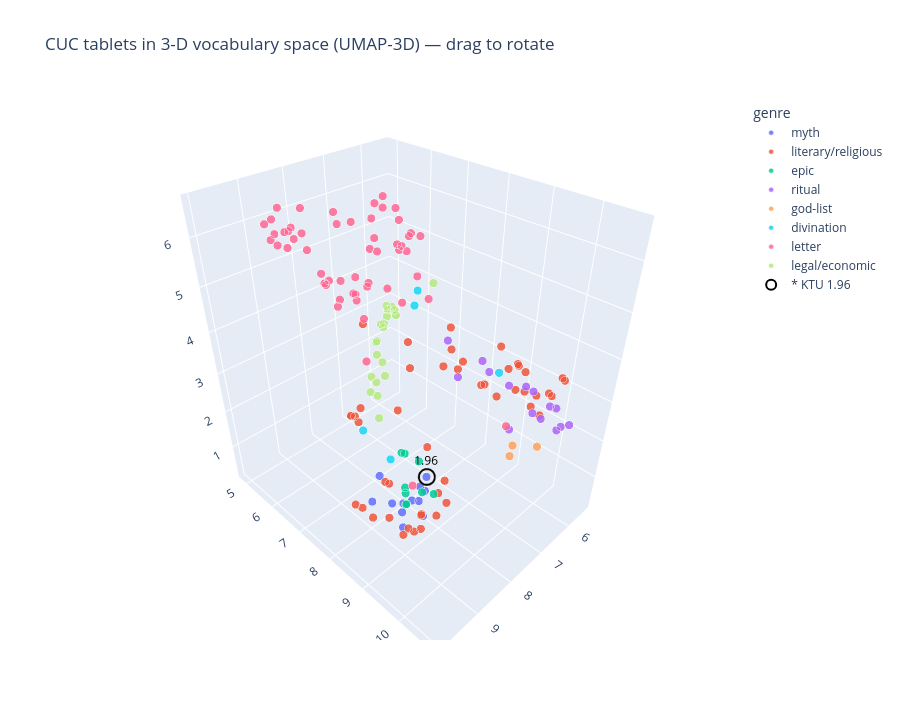

Notebook code for this chart:
### Markdown cell above
### Make it 3-D

Two dimensions force the map to flatten things that may really sit apart. **Add a third axis** and rotate it with the mouse — genres that overlap in 2-D sometimes peel apart in 3-D (and sometimes the extra axis just spreads the same blob). This reuses your `NEIGHBORS` from the cell above, so tweak those and re-run.

**Spin it and ask:**
- Do **letters** stay one tight ball while **myth / ritual / divination** stretch along their own directions?
- Does the 3rd axis *reveal* a real split, or merely *inflate* the 2-D picture? Compare with the map in §3.
- Trust structure that survives **2-D, 3-D, and several `NEIGHBORS` values** — if a cluster only shows up once, be suspicious.

### Code cell
# === ✍️ Your turn — the 3-D map (drag to rotate) ===
# ✍️ Spotlight one tablet — change this and re-run THIS cell.
# Refer to a tablet by KTU number, excavation (RS) number, or part of its title:
#   "KTU 1.96"   "RS 3.341"   "1.4"   "Baal"   "letter"
HIGHLIGHT = "KTU 1.96"   # contested reading/genre discussed above
import plotly.express as px
warnings.filterwarnings("ignore", message="FNV hashing is not implemented in Numba.*")
warnings.filterwarnings("ignore", message="n_jobs value 1 overridden.*")

sample3 = [t for t in texts if len(t["tokens"]) >= 30]
labels3, docs3 = corpus_as_documents(sample3)
X3 = TfidfVectorizer(token_pattern=r"[^\s]+").fit_transform(docs3)

try:
    import umap
    xyz = umap.UMAP(n_components=3, n_neighbors=NEIGHBORS, min_dist=0.25,
                    metric="cosine", random_state=42).fit_transform(X3.toarray())
    METHOD3 = "UMAP-3D"
except Exception as e:
    from sklearn.decomposition import PCA
    xyz = PCA(n_components=3, random_state=42).fit_transform(X3.toarray()); METHOD3 = "PCA-3D"

df3 = cuc_frame(sample3, x=xyz[:, 0], y=xyz[:, 1], z=xyz[:, 2])
fig = px.scatter_3d(df3, x="x", y="y", z="z", color="genre",
                    title=f"CUC tablets in 3-D vocabulary space ({METHOD3}) — drag to rotate",
                    **hover_config(z=True))
fig.update_traces(marker=dict(size=5, opacity=0.85, line=dict(width=0.5, color="white")))
fig.update_layout(height=720, legend_title_text="genre",
                  scene=dict(xaxis_title="", yaxis_title="", zaxis_title=""))
spotlight(fig, df3, HIGHLIGHT, coords=("x", "y", "z"))
fig.show()

### Figure 1 — Plotly figure (JSON) as saved in the notebook; plotly's stock layout.template omitted (floating-point values rounded to 4 significant figures; data arrays with more than 128 entries replaced by an {"elided": "..."} marker saying what was removed)
{"data": [{"customdata": [["Baal Myth First Tablet", "myth", "myth", 468, "KTU 1.1 II 1: [ḥšk . ʿṣk . ʿbṣk . ʿ]my . pʿnk<br>KTU 1.1 II 2: [tlsmn . ʿmy . twt]ḥ . išdk<br>KTU 1.1 II 3: [tk . ḫršn]r . [t]ḥmk . w št"], ["Baal Myth Second Tablet", "myth", "myth", 872, "KTU 1.2 I 1: x<br>KTU 1.2 I 2: k ṯb . x<br>KTU 1.2 I 3: at . ypʿt . b a"], ["Baal Myth Third Tablet", "myth", "myth", 1175, "KTU 1.3 I 1: al . tġl[ . ]bd[xxxxx]<br>KTU 1.3 I 2: p rdmn . ʿbd . ali[yn]<br>KTU 1.3 I 3: bʿl . sid . zbl . bʿl"], ["Baal Myth Fourth Tablet", "myth", "myth", 1622, "KTU 1.4 I 1: <br>KTU 1.4 I 2: y<br>KTU 1.4 I 3: "], ["Baal Myth Fifth Tablet", "myth", "myth", 665, "KTU 1.5 I 1: k tmḫṣ . ltn . bṯn . brḥ<br>KTU 1.5 I 2: tkly . bṯn . ʿqltn . š<br>KTU 1.5 I 3: šlyṭ . d . šbʿt . rašm"], ["Baal Myth Sixth Tablet", "myth", "myth", 1008, "KTU 1.6 I 1: l bʿl<br>KTU 1.6 I 2: ġr . b abn . td . psltm[ . b] [yʿr]<br>KTU 1.6 I 3: thdy . lḥm . w dqn . t[ṯ]l[ṯ]"], ["Shachar and Shalim and the Gracious Gods", "myth", "myth", 532, "KTU 1.23 I 1: iqra . ilm . nʿ[mm]<br>KTU 1.23 I 2: w ysmm . bn . šp<br>KTU 1.23 I 3: ytnm . qrt . l ʿly"], ["Nikkal and the Kotharat", "myth", "myth", 222, "KTU 1.24 I 1: ašr . nkl w ib . <br>KTU 1.24 I 2: ḫrḫb . mlk . qẓ . ḫrḫb . m<br>KTU 1.24 I 3: lk . aġzt . b srr . špš"], ["Myth", "myth", "myth", 141, "KTU 1.92 I 1: d ṯbil<br>KTU 1.92 I 2: ʿṯtrt ṣwd[t]<br>KTU 1.92 I 3: tlk b mdbr"], ["Incantation against Evil Eye", "myth", "myth", 58, "KTU 1.96 I 1: ʿnn . hlkt . w šnwt<br>KTU 1.96 I 2: tp . aḫh . k nʿm . aḫh . xxx<br>KTU 1.96 I 3: k ysmsm . tspi . širh"], ["Snake Bite Incantation", "myth", "myth", 481, "KTU 1.100 I 1: um . pḥl . pḥlt . bt . ʿn . bt . abn . bt . šmm . w thm<br>KTU 1.100 I 2: qrit . l špš . umh . špš . um . ql . bl . ʿm<br>KTU 1.100 I 3: il . mbk nhrm . b ʿdt . thmtm"], ["Incantation for Medical Treatment", "myth", "myth", 160, "KTU 1.114 I 1: il dbḥ . b bth . mṣd . ṣd . b qrb<br>KTU 1.114 I 2: hklh . ṣḥ . l qṣ . ilm . tlḥmn<br>KTU 1.114 I 3: ilm . w tštn . tštn ynʿd šbʿ"]], "hovertemplate": "<b>%{hovertext}</b><br><br>Genre=%{customdata[1]}<br>Title=%{customdata[0]}<br>KTU genre=%{customdata[2]}<br>Words=%{customdata[3]}<br>Text=%{customdata[4]}<extra></extra>", "hovertext": ["KTU 1.1", "KTU 1.2", "KTU 1.3", "KTU 1.4", "KTU 1.5", "KTU 1.6", "KTU 1.23", "KTU 1.24", "KTU 1.92", "KTU 1.96", "KTU 1.100", "KTU 1.114"], "legendgroup": "myth", "marker": {"color": "#636efa", "line": {"color": "white", "width": 0.5}, "opacity": 0.85, "size": 5, "symbol": "circle"}, "mode": "markers", "name": "myth", "scene": "scene", "showlegend": true, "type": "scatter3d", "x": [8.977, 8.785, 8.48, 8.266, 8.733, 8.656, 8.82, 8.328, 8.55, 8.335, 9.339, 9.432], "y": [8.623, 8.739, 8.99, 8.7, 8.65, 9.039, 8.105, 8.526, 9.095, 8.93, 9.298, 8.561], "z": [1.279, 1.221, 0.8146, 1.288, 0.8582, 1.418, 1.557, 0.8024, 1.659, 1.768, 1.421, 1.622]}, {"customdata": {"elided": "48x5 mixed values"}, "hovertemplate": "<b>%{hovertext}</b><br><br>Genre=%{customdata[1]}<br>Title=%{customdata[0]}<br>KTU genre=%{customdata[2]}<br>Words=%{customdata[3]}<br>Text=%{customdata[4]}<extra></extra>", "hovertext": ["KTU 1.7", "KTU 1.27", "KTU 1.45", "KTU 1.48", "KTU 1.49", "KTU 1.50", "KTU 1.65", "KTU 1.67", "KTU 1.69", "KTU 1.71", "KTU 1.72", "KTU 1.73", "KTU 1.79", "KTU 1.81", "KTU 1.82", "KTU 1.83", "KTU 1.84", "KTU 1.85", "KTU 1.86", "KTU 1.90", "KTU 1.91", "KTU 1.94", "KTU 1.97", "KTU 1.101", "KTU 1.104", "KTU 1.107", "KTU 1.108", "KTU 1.111", "KTU 1.113", "KTU 1.115", "KTU 1.116", "KTU 1.117", "KTU 1.126", "KTU 1.127", "KTU 1.133", "KTU 1.136", "KTU 1.139", "KTU 1.147", "KTU 1.149", "KTU 1.162", "KTU 1.166", "KTU 1.169", "KTU 1.171", "KTU 1.172", "KTU 1.173", "KTU 1.175", "KTU 1.176", "KTU 1.179"], "legendgroup": "literary/religious", "marker": {"color": "#EF553B", "line": {"color": "white", "width": 0.5}, "opacity": 0.85, "size": 5, "symbol": "circle"}, "mode": "markers", "name": "literary/religious", "scene": "scene", "showlegend": true, "type": "scatter3d", "x": [9.008, 6.753, 7.588, 7.064, 6.404, 6.543, 9.586, 6.522, 6.547, 9.941, 9.935, 6.542, 6.527, 6.412, 8.649, 8.949, 6.71, 9.859, 9.632, 7.449, 6.402, 7.986, 9.995, 8.618, 7.878, 9.181, 9.569, 5.956, 9.7, 6.731, 6.038, 7.845, 6.858, 6.1, 8.513, 6.294, 6.034, 8.274, 7.014, 6.166, 7.849, 8.361, 6.064, 8.845, 5.968, 8.975, 8.919, 8.477], "y": [8.965, 9.89, 6.355, 10.25, 9.636, 9.563, 8.447, 7.829, 7.897, 8.827, 8.723, 9.34, 8.076, 8.702, 9.1, 9.052, 7.834, 8.812, 8.609, 8.953, 6.481, 8.611, 8.793, 9.069, 8.019, 9.431, 8.725, 9.15, 8.391, 9.26, 8.76, 8.98, 10.33, 10.31, 8.047, 10.36, 9.985, 9.419, 9.079, 9.298, 8.823, 8.838, 10.07, 8.295, 9.673, 8.814, 8.468, 9.348], "z": [0.6685, 3.518, 3.817, 3.543, 3.657, 3.837, 1.486, 3.912, 3.426, 4.158, 4.1, 3.654, 3.006, 2.884, 1.058, 0.8762, 3.051, 3.98, 4.031, 4.074, 2.893, 2.119, 4.188, 0.6112, 3.677, 1.287, 1.42, 3.384, 1.617, 3.05, 3.661, 1.353, 3.271, 3.649, 1.079, 3.832, 3.138, 1.365, 3.38, 2.931, 0.8882, 0.6601, 3.136, 1.542, 2.88, 3.725, 0.7006, 1.106]}, {"customdata": [["Keret Legend First Tablet", "epic", "epic", 1054, "KTU 1.14 I 1: l krt<br>KTU 1.14 I 2: [xxxx] . mlk<br>KTU 1.14 I 3: [xxxxx]m . k"], ["Keret Legend Second Tablet", "epic", "epic", 449, "KTU 1.15 I 1: rġb . yd . mṯkt<br>KTU 1.15 I 2: mẓma . yd . mṯkt<br>KTU 1.15 I 3: tṯṯkrnn . ʿbdn"], ["Kirta Legend", "epic", "epic", 928, "KTU 1.16 I 1: l krt<br>KTU 1.16 I 2: k klb . b btk . nʿtq . k inr<br>KTU 1.16 I 3: ap . ḫštk . ap . ab . ik mtm"], ["Aqhat Legend First Tablet", "epic", "epic", 1000, "KTU 1.17 I 1: [dnil . mt . rp]i . apnk . [u]zr<br>KTU 1.17 I 2: [ilm . dnil . ]uzr . ilm . ylḥm . <br>KTU 1.17 I 3: [uzr . yšqy . ]bn . qdš . yd"], ["Aqhat Legend", "epic", "epic", 358, "KTU 1.18 I 1: [xxxxxxxxxxxxxxxxxxx]<br>KTU 1.18 I 2: [xxxxxxxxxxxxxxxxxxx]<br>KTU 1.18 I 3: [xxxxxxxxxxxxxxxxxxx]"], ["Aqhat Legend Third Tablet", "epic", "epic", 1151, "KTU 1.19 I 1: [l] aqht<br>KTU 1.19 I 2: tkrb . x[xxxxx]x . l qrb[ . q]mdym . <br>KTU 1.19 I 3: tql . ʿ[nt] [xxxxxx]xlb . tṯbr"], ["Rapiuma Legend", "epic", "epic", 88, "KTU 1.20 I 1: [r]pum . tdbḥn<br>KTU 1.20 I 2: bʿd . ilnym<br>KTU 1.20 I 3:  . km tmtm"], ["Rapiuma Legend", "epic", "epic", 54, "KTU 1.21 II 1: mrzʿy . lk bty<br>KTU 1.21 II 2: [b]ty . aṣḥkm . iqra<br>KTU 1.21 II 3: [h]kly . aṯrh . rpum"], ["Rapiuma Legend", "epic", "epic", 249, "KTU 1.22 I 1: šmrn . xx<br>KTU 1.22 I 2: h . hn bnk . hn x<br>KTU 1.22 I 3: bn bn . aṯrk . hn[ . ]ġz[r] [xx]xd"]], "hovertemplate": "<b>%{hovertext}</b><br><br>Genre=%{customdata[1]}<br>Title=%{customdata[0]}<br>KTU genre=%{customdata[2]}<br>Words=%{customdata[3]}<br>Text=%{customdata[4]}<extra></extra>", "hovertext": ["KTU 1.14", "KTU 1.15", "KTU 1.16", "KTU 1.17", "KTU 1.18", "KTU 1.19", "KTU 1.20", "KTU 1.21", "KTU 1.22"], "legendgroup": "epic", "marker": {"color": "#00cc96", "line": {"color": "white", "width": 0.5}, "opacity": 0.85, "size": 5, "symbol": "circle"}, "mode": "markers", "name": "epic", "scene": "scene", "showlegend": true, "type": "scatter3d", "x": [8.111, 8.211, 8.126, 8.239, 8.083, 8.033, 8.131, 8.142, 8.002], "y": [8.01, 8.204, 8.521, 8.238, 8.909, 8.534, 8.167, 8.165, 8.014], "z": [1.657, 1.826, 1.77, 0.9093, 1.093, 0.835, 0.2817, 0.2687, 0.4019]}, {"customdata": [["List of offerings with names of gods", "ritual", "ritual", 140, "KTU 1.39 I 1: dqt . ṯʿ . ynt . ṯʿm . dqt . ṯʿm<br>KTU 1.39 I 2: mtntm w kbd . alp . š . l il<br>KTU 1.39 I 3: gdlt . ilhm . kṯkmn . w šnm . dqt"], ["Expiatory Ritual", "ritual", "ritual", 436, "KTU 1.40 I 1: w npy<br>KTU 1.40 I 2: [w] npy . u[grt]<br>KTU 1.40 I 3: y . ulp . "], ["Vintage Ritual", "ritual", "ritual", 346, "KTU 1.41 I 1: b yrḫ . [riš] [yn . b] [ym . ḥdṯ]<br>KTU 1.41 I 2: šmtr . [uṯkl . l] [il . šlmm]<br>KTU 1.41 I 3: b ṯlṯṯ ʿ[šrt . yrtḫṣ . mlk . brr]"], ["Palace Ritual Sacrifice", "ritual", "ritual", 118, "KTU 1.43 I 1: k tʿrb . ʿṯtrt . ḫr . gb<br>KTU 1.43 I 2: bt mlk . ʿšr . ʿšr . b gb . bt . ilm<br>KTU 1.43 I 3: kbkbm . x trmt . "], ["Ritual Purification", "ritual", "ritual", 131, "KTU 1.46 I 1: [b] [ym] [ḥd]ṯ . slḫ . npš . ṯʿ w[ṯn] kbdm<br>KTU 1.46 I 2: [šl]mm . ṯn šm . w alp . l[dg]n<br>KTU 1.46 I 3: š . il š . bʿl š . dgn š"], ["A list of sacrifices beginning with the month Ra'shu-yeni", "ritual", "ritual", 348, "KTU 1.87 I 1: [b] [y]rḫ . rišyn . b ym . ḥdṯ<br>KTU 1.87 I 2: [šmt]r . uṯlkl . l il . šlmm<br>KTU 1.87 I 3: b[ṯlṯt] . ʿšrt . yrtḥṣ . mlk"], ["A list of sacrifices", "ritual", "ritual", 111, "KTU 1.105 I 1: [b] ġb . ršp mhbn š<br>KTU 1.105 I 2: šrp . w ṣp ḫršḫ<br>KTU 1.105 I 3: ʿlm . b ġb ḫyr"], ["A list of sacrifices", "ritual", "ritual", 122, "KTU 1.106 I 1: l ršp . ḥgb . ʿṣrm<br>KTU 1.106 I 2: l inš . ilm . šrp<br>KTU 1.106 I 3: ydbil . gdlt . ya"], ["List of Sacrifices", "ritual", "ritual", 170, "KTU 1.109 I 1: b arbʿt . ʿšr[t]<br>KTU 1.109 I 2: yrtḥṣ . mlk . b[rr]<br>KTU 1.109 I 3: b ym . mlat"], ["List of Sacrifices", "ritual", "ritual", 149, "KTU 1.112 I 1: b yrḫ . ḫy[r . b] [ym]<br>KTU 1.112 I 2: ḥdṯ . ḫḏrġl . x[xxx]<br>KTU 1.112 I 3: ṯn šm . ḫmnh . w ṯql"], ["Ritual Calendar for the Month of Ibaalat and Another Month and a Prayer for Ugarit under Siege", "ritual", "ritual", 176, "KTU 1.119 I 1: b yrḫ . ibʿlt . b ym[ . ]šbʿ<br>KTU 1.119 I 2: š . l bʿl . rʿkt . b[xx] [xxx] [xx]<br>KTU 1.119 I 3: w bt . bʿl . ugrt[ . xx] . š[xx]y"], ["A list of sacrifices", "ritual", "ritual", 93, "KTU 1.130 I 1: x<br>KTU 1.130 I 2: [l] š x<br>KTU 1.130 I 3: l bʿl š"], ["Offerings to Hurrian gods", "ritual", "ritual", 74, "KTU 1.132 I 1: b tšʿ ʿšrh<br>KTU 1.132 I 2: trbd . ʿrš[ . ]pd<br>KTU 1.132 I 3: ry . b bt . mlk"], ["Royal Funerary Text", "ritual", "ritual", 134, "KTU 1.161 I 1: spr . dbḥ . ẓlm<br>KTU 1.161 I 2: qritm . rpim . a[rṣ]<br>KTU 1.161 I 3: qbitm . qbṣ . dd[n]"], ["KTU 1.168", "ritual", "ritual", 54, "KTU 1.168 I 1: [i]d . yph . mlk . ršp . <br>KTU 1.168 I 2: ḥgb . ap . w npš<br>KTU 1.168 I 3: ksp . w ḫrṣ . kmm"]], "hovertemplate": "<b>%{hovertext}</b><br><br>Genre=%{customdata[1]}<br>Title=%{customdata[0]}<br>KTU genre=%{customdata[2]}<br>Words=%{customdata[3]}<br>Text=%{customdata[4]}<extra></extra>", "hovertext": ["KTU 1.39", "KTU 1.40", "KTU 1.41", "KTU 1.43", "KTU 1.46", "KTU 1.87", "KTU 1.105", "KTU 1.106", "KTU 1.109", "KTU 1.112", "KTU 1.119", "KTU 1.130", "KTU 1.132", "KTU 1.161", "KTU 1.168"], "legendgroup": "ritual", "marker": {"color": "#ab63fa", "line": {"color": "white", "width": 0.5}, "opacity": 0.85, "size": 5, "symbol": "circle"}, "mode": "markers", "name": "ritual", "scene": "scene", "showlegend": true, "type": "scatter3d", "x": [6.667, 6.609, 6.627, 7.295, 6.443, 6.527, 6.213, 6.685, 6.072, 6.924, 6.746, 6.381, 6.443, 7.527, 7.11], "y": [10.62, 8.157, 10.52, 9.278, 9.928, 10.33, 9.569, 10.7, 9.661, 10.41, 9.641, 9.281, 10.74, 8.637, 9.313], "z": [2.97, 2.888, 3.407, 4.172, 2.85, 3.287, 3.178, 3.115, 3.03, 3.268, 2.448, 3.139, 3.031, 4.422, 3.853]}, {"customdata": [["Pantheon list of gods of Ugarit", "god-list", "god-list", 43, "KTU 1.47 I 1: il . ṣpn<br>KTU 1.47 I 2: ilib<br>KTU 1.47 I 3: il"], ["List (gods), list (names)", "god-list", "god-list", 34, "KTU 1.102 I 1: il bt<br>KTU 1.102 I 2: ušḫry<br>KTU 1.102 I 3: ym . bʿl"], ["Deity List", "god-list", "god-list", 40, "KTU 1.118 I 1: ilidb<br>KTU 1.118 I 2: il<br>KTU 1.118 I 3: dgn"]], "hovertemplate": "<b>%{hovertext}</b><br><br>Genre=%{customdata[1]}<br>Title=%{customdata[0]}<br>KTU genre=%{customdata[2]}<br>Words=%{customdata[3]}<br>Text=%{customdata[4]}<extra></extra>", "hovertext": ["KTU 1.47", "KTU 1.102", "KTU 1.118"], "legendgroup": "god-list", "marker": {"color": "#FFA15A", "line": {"color": "white", "width": 0.5}, "opacity": 0.85, "size": 5, "symbol": "circle"}, "mode": "markers", "name": "god-list", "scene": "scene", "showlegend": true, "type": "scatter3d", "x": [6.97, 6.889, 7.127], "y": [9.913, 10.4, 9.977], "z": [2.339, 2.568, 2.209]}, {"customdata": [["Malformed Animal Fetuses", "divination", "divination", 333, "KTU 1.103 I 1: ṯknt ṣin . [k] [t]ld at . abn . madtn tqln b ḥwt<br>KTU 1.103 I 2: ʿlh nḥ[š . ]yaṯr yld . bhmth tʿṭpn<br>KTU 1.103 I 3: gm šš[xx . rġ]bn ykn b ḥwt"], ["Protocol for Necromancy", "divination", "divination", 64, "KTU 1.124 I 1: k ymġy . adn<br>KTU 1.124 I 2: ilm . rbm . ʿm dtn<br>KTU 1.124 I 3: w yšal . mṯpẓ . yld"], ["Omen (shumma izbu)", "divination", "divination", 31, "KTU 1.140 I 1: k t[ld] [aṯt]<br>KTU 1.140 I 2: ḥw[t]<br>KTU 1.140 I 3: k tld[aṯt]"], ["KTU 1.163", "divination", "divination", 81, "KTU 1.163 I 1: [hm . xxxxxxxx]x . l x[xxxx]xx . bhm[tn . ]tḫlq<br>KTU 1.163 I 2: [hm . yrḫ] [xxx] . b ḥdṯ yrḫ . bnšm<br>KTU 1.163 I 3: [xxxxxxxx]n . thbẓn"], ["KTU 1.164", "divination", "divination", 74, "KTU 1.164 I 1: id . ydbḥ . mlk b ḫmn<br>KTU 1.164 I 2: [xx]ś[x] . w šinm . l yšt<br>KTU 1.164 I 3: [i]d . ydbḥ . mlk . l ilib"]], "hovertemplate": "<b>%{hovertext}</b><br><br>Genre=%{customdata[1]}<br>Title=%{customdata[0]}<br>KTU genre=%{customdata[2]}<br>Words=%{customdata[3]}<br>Text=%{customdata[4]}<extra></extra>", "hovertext": ["KTU 1.103", "KTU 1.124", "KTU 1.140", "KTU 1.163", "KTU 1.164"], "legendgroup": "divination", "marker": {"color": "#19d3f3", "line": {"color": "white", "width": 0.5}, "opacity": 0.85, "size": 5, "symbol": "circle"}, "mode": "markers", "name": "divination", "scene": "scene", "showlegend": true, "type": "scatter3d", "x": [6.851, 9.739, 6.953, 8.219, 7.085], "y": [7.21, 8.773, 7.222, 7.787, 9.515], "z": [4.64, 3.707, 4.347, 1.4, 3.923]}, {"customdata": {"elided": "54x5 mixed values"}, "hovertemplate": "<b>%{hovertext}</b><br><br>Genre=%{customdata[1]}<br>Title=%{customdata[0]}<br>KTU genre=%{customdata[2]}<br>Words=%{customdata[3]}<br>Text=%{customdata[4]}<extra></extra>", "hovertext": ["KTU 2.3", "KTU 2.4", "KTU 2.10", "KTU 2.11", "KTU 2.13", "KTU 2.14", "KTU 2.16", "KTU 2.17", "KTU 2.21", "KTU 2.23", "KTU 2.26", "KTU 2.30", "KTU 2.31", "KTU 2.32", "KTU 2.33", "KTU 2.34", "KTU 2.35", "KTU 2.36", "KTU 2.38", "KTU 2.39", "KTU 2.40", "KTU 2.41", "KTU 2.42", "KTU 2.44", "KTU 2.46", "KTU 2.47", "KTU 2.49", "KTU 2.50", "KTU 2.62", "KTU 2.63", "KTU 2.64", "KTU 2.68", "KTU 2.70", "KTU 2.71", "KTU 2.72", "KTU 2.73", "KTU 2.77", "KTU 2.82", "KTU 2.84", "KTU 2.85", "KTU 2.86", "KTU 2.87", "KTU 2.88", "KTU 2.89", "KTU 2.90", "KTU 2.97", "KTU 2.98", "KTU 2.99", "KTU 2.100", "KTU 2.101", "KTU 2.103", "KTU 2.104", "KTU 2.107", "KTU 2.108"], "legendgroup": "letter", "marker": {"color": "#FF6692", "line": {"color": "white", "width": 0.5}, "opacity": 0.85, "size": 5, "symbol": "circle"}, "mode": "markers", "name": "letter", "scene": "scene", "showlegend": true, "type": "scatter3d", "x": [7.974, 8.213, 8.506, 8.593, 8.882, 8.156, 9.056, 7.404, 8.843, 7.167, 5.383, 9.114, 8.337, 7.039, 7.815, 8.897, 7.621, 7.494, 8.431, 7.672, 7.204, 8.198, 7.171, 6.686, 8.374, 6.956, 7.001, 7.462, 8.121, 7.314, 7.486, 8.165, 7.359, 8.59, 9.174, 7.258, 7.495, 7.735, 8.439, 8.916, 7.571, 8.108, 8.063, 8.077, 8.015, 7.318, 6.902, 7.522, 9.141, 8.229, 8.077, 8.117, 8.409, 8.395], "y": [6.633, 7.306, 6.315, 5.975, 5.833, 5.326, 5.728, 7.263, 5.82, 7.33, 5.264, 5.923, 6.605, 6.253, 6.919, 5.711, 7.437, 6.434, 5.443, 6.3, 7.057, 6.846, 7.223, 9.524, 5.299, 7.296, 7.41, 6.592, 7.025, 6.488, 6.934, 6.369, 6.805, 5.528, 5.815, 6.767, 7.418, 6.591, 8.655, 5.551, 6.813, 5.86, 6.319, 6.737, 6.705, 7.093, 7.012, 8.136, 5.617, 6.528, 5.863, 5.393, 6.407, 6.607], "z": [4.768, 5.348, 5.282, 6.483, 6.072, 5.673, 6.333, 5.711, 5.748, 5.986, 3.009, 5.918, 4.783, 5.229, 5.752, 6.498, 5.946, 4.68, 5.677, 4.382, 6.172, 4.954, 5.596, 2.424, 5.845, 5.024, 5.902, 6.141, 4.448, 5.674, 6.45, 6.4, 6.594, 5.912, 6.006, 4.672, 5.868, 3.069, 1.405, 5.956, 6.52, 4.764, 4.975, 6.295, 5.177, 6.439, 5.749, 5.08, 6.235, 6.24, 4.721, 5.329, 5.137, 4.655]}, {"customdata": [["work copy of treaty of Niqmaddu of Ugarit with the Hittites", "legal/economic", "legal/economic", 143, "KTU 3.1 I 1: <br>KTU 3.1 I 2: ʿm<br>KTU 3.1 I 3: mġ[y]"], ["Royal grant of property (Schenkungsurkunde)", "legal/economic", "legal/economic", 53, "KTU 3.2 I 1: l ym . hnd<br>KTU 3.2 I 2: ʿmṯtmr<br>KTU 3.2 I 3: bn . nqmpʿ"], ["Multiple guarantee on behalf of an individual", "legal/economic", "legal/economic", 31, "KTU 3.3 I 1: spr . ʿrbnm<br>KTU 3.3 I 2: dt . ʿrb<br>KTU 3.3 I 3: b . mtn . bn . ayaḫ"], ["Record of redemption of unt obligation", "legal/economic", "legal/economic", 50, "KTU 3.4 I 1: l . ym hnd<br>KTU 3.4 I 2: iwrkl . pdy<br>KTU 3.4 I 3: agdn . bn . nwgn"], ["Royal grant of property (Schenkungsurkunde)", "legal/economic", "legal/economic", 63, "KTU 3.5 I 1: l ym . hnd<br>KTU 3.5 I 2: ʿmṯtmr . bn<br>KTU 3.5 I 3: nqmpʿ . mlk"], ["List (persons entering into the contractual obligation called unt )", "legal/economic", "legal/economic", 48, "KTU 3.7 I 1: mṣry . d . ʿrb . b . unṯ<br>KTU 3.7 I 2: bn . qrrn . mḏrġl<br>KTU 3.7 I 3: bn . tran . mḏrġl"], ["Multiple guarantee on behalf of two individuals", "legal/economic", "legal/economic", 40, "KTU 3.8 I 1: tldn<br>KTU 3.8 I 2: ṯrkn<br>KTU 3.8 I 3: kli"], ["[Varia 14], Marzeah Text", "legal/economic", "legal/economic", 45, "KTU 3.9 I 1: mrzḥ<br>KTU 3.9 I 2: d qny<br>KTU 3.9 I 3: šmmn"], ["KTU 3.10", "legal/economic", "legal/economic", 73, "KTU 3.10 I 1: spxrn . mnḥ . dbd . mnny<br>KTU 3.10 I 2: mit . ksp . ʿl . bn . rqdn<br>KTU 3.10 I 3: ʿšrt . ksp . ʿl . śzn . ḫbty"], ["KTU 3.12", "legal/economic", "legal/economic", 43, "KTU 3.12 I 1: l . yiḫd ṣṭqšlm<br>KTU 3.12 I 2: b unṯ . km . špš<br>KTU 3.12 I 3: d brt . kmt . "], ["KTU 3.13", "legal/economic", "legal/economic", 109, "KTU 3.13 I 1: xxx . rušy . ṯmnym . ksp . ḫmšt<br>KTU 3.13 I 2: w . arbʿ . kkr . ʿl . bn . xx<br>KTU 3.13 I 3: w . ṯlṯ . šmn . "], ["KTU 3.16", "legal/economic", "legal/economic", 39, "KTU 3.16 I 1: xxx<br>KTU 3.16 I 2:  . ʿl . ṯnyx<br>KTU 3.16 I 3: [yr]ḫ . ḫyr . bth . a"], ["KTU 3.20", "legal/economic", "legal/economic", 31, "KTU 3.20 I 1: rišym . dt . ʿrb<br>KTU 3.20 I 2: b . bnšhm<br>KTU 3.20 I 3: ḏmry . w . pṯpṯ . ʿrb"], ["KTU 3.21", "legal/economic", "legal/economic", 48, "KTU 3.21 I 1: [ṯl]ṯm . ksp . ʿl<br>KTU 3.21 I 2: [b]n . bly . gbʿly<br>KTU 3.21 I 3: [y]pḥ . annṯb"], ["Legal; a series of debt notes with witnesses involved; record, quantities of silver and tools owed by individuals (formerly KTU2 4.632)", "legal/economic", "legal/economic", 54, "KTU 3.23 I 1: ḫmšt . ʿšr[t]<br>KTU 3.23 I 2: ksp . ʿl . agd[ṯ]b<br>KTU 3.23 I 3: w nit w mʿṣd"], ["KTU 3.28", "legal/economic", "legal/economic", 54, "KTU 3.28 I 1: arbʿm<br>KTU 3.28 I 2: ksp[ . ] ʿl . uln<br>KTU 3.28 I 3: miḫdy . ypḥ"], ["KTU 3.29", "legal/economic", "legal/economic", 60, "KTU 3.29 I 1: arbʿm . ksp<br>KTU 3.29 I 2: w . ḫlpn<br>KTU 3.29 I 3: ʿl . uln"], ["KTU 3.30", "legal/economic", "legal/economic", 61, "KTU 3.30 I 1: spr . ksp<br>KTU 3.30 I 2: mnny<br>KTU 3.30 I 3: ṯṯm . ksp"], ["KTU 3.32", "legal/economic", "legal/economic", 89, "KTU 3.32 I 1: l . ym . hnd<br>KTU 3.32 I 2: l . pn . ʿmṯtmr<br>KTU 3.32 I 3: bn . nqmpʿ"], ["KTU 3.33", "legal/economic", "legal/economic", 54, "KTU 3.33 I 1: ġr . agny<br>KTU 3.33 I 2: d . ptḥ . ybnn<br>KTU 3.33 I 3: yd . ʿpsh"]], "hovertemplate": "<b>%{hovertext}</b><br><br>Genre=%{customdata[1]}<br>Title=%{customdata[0]}<br>KTU genre=%{customdata[2]}<br>Words=%{customdata[3]}<br>Text=%{customdata[4]}<extra></extra>", "hovertext": ["KTU 3.1", "KTU 3.2", "KTU 3.3", "KTU 3.4", "KTU 3.5", "KTU 3.7", "KTU 3.8", "KTU 3.9", "KTU 3.10", "KTU 3.12", "KTU 3.13", "KTU 3.16", "KTU 3.20", "KTU 3.21", "KTU 3.23", "KTU 3.28", "KTU 3.29", "KTU 3.30", "KTU 3.32", "KTU 3.33"], "legendgroup": "legal/economic", "marker": {"color": "#B6E880", "line": {"color": "white", "width": 0.5}, "opacity": 0.85, "size": 5, "symbol": "circle"}, "mode": "markers", "name": "legal/economic", "scene": "scene", "showlegend": true, "type": "scatter3d", "x": [7.245, 7.536, 6.095, 7.488, 7.605, 6.402, 6.006, 5.994, 5.618, 7.722, 5.684, 5.399, 6.3, 5.814, 5.698, 5.752, 5.792, 5.449, 7.453, 7.876], "y": [7.989, 6.501, 5.067, 6.602, 6.755, 5.424, 4.997, 5.224, 5.0, 6.664, 5.307, 4.914, 5.499, 5.172, 5.04, 4.877, 5.033, 5.106, 6.842, 7.084], "z": [5.243, 2.527, 2.103, 2.405, 2.181, 2.048, 2.064, 2.561, 2.808, 2.295, 2.947, 2.763, 1.817, 2.766, 2.959, 2.389, 2.502, 2.622, 2.68, 1.903]}, {"hoverinfo": "skip", "marker": {"color": "black", "line": {"width": 2}, "size": 10, "symbol": "circle-open"}, "mode": "markers+text", "name": "* KTU 1.96", "showlegend": true, "text": ["1.96"], "textfont": {"color": "black", "size": 12}, "textposition": "top center", "type": "scatter3d", "x": [8.335], "y": [8.93], "z": [1.768]}], "layout": {"height": 720, "legend": {"title": {"text": "genre"}, "tracegroupgap": 0}, "scene": {"domain": {"x": [0.0, 1.0], "y": [0.0, 1.0]}, "xaxis": {"title": {"text": ""}}, "yaxis": {"title": {"text": ""}}, "zaxis": {"title": {"text": ""}}}, "title": {"text": "CUC tablets in 3-D vocabulary space (UMAP-3D) — drag to rotate"}}}
